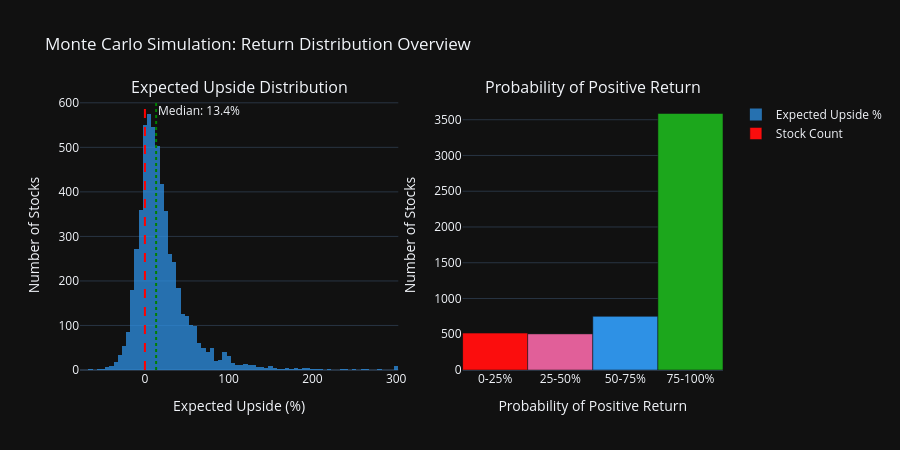

Notebook cell for this chart:
### Markdown cell above
### 4.1 Expected Upside Distribution

### Code cell
fig = make_subplots(
    rows=1, cols=2,
    subplot_titles=("Expected Upside Distribution", "Probability of Positive Return"),
    column_widths=[0.55, 0.45],
)

# Clip extreme outliers for better visualization
upside_clipped = mc["expected_upside_pct"].clip(-100, 300)

fig.add_trace(
    go.Histogram(
        x=upside_clipped,
        nbinsx=80,
        marker_color=COLORS[0],
        opacity=0.75,
        name="Expected Upside %",
    ),
    row=1, col=1,
)
fig.add_vline(x=0, line_dash="dash", line_color="red", row=1, col=1)
fig.add_vline(
    x=mc["expected_upside_pct"].median(),
    line_dash="dot", line_color="green",
    annotation_text=f"Median: {mc['expected_upside_pct'].median():.1f}%",
    row=1, col=1,
)

# Probability of positive return - pie chart
prob_bins = pd.cut(mc["prob_positive_upside"], bins=[0, 25, 50, 75, 100], labels=["0-25%", "25-50%", "50-75%", "75-100%"])
prob_counts = prob_bins.value_counts().sort_index()
fig.add_trace(
    go.Bar(
        x=prob_counts.index.astype(str),
        y=prob_counts.values,
        marker_color=[COLORS[3], COLORS[1], COLORS[0], COLORS[2]],
        name="Stock Count",
    ),
    row=1, col=2,
)

fig.update_layout(
    title="Monte Carlo Simulation: Return Distribution Overview",
    template=PLOTLY_TEMPLATE,
    height=450,
    showlegend=True,
)
fig.update_xaxes(title_text="Expected Upside (%)", row=1, col=1)
fig.update_xaxes(title_text="Probability of Positive Return", row=1, col=2)
fig.update_yaxes(title_text="Number of Stocks", row=1, col=1)
fig.update_yaxes(title_text="Number of Stocks", row=1, col=2)
fig.show()

### Figure 1 — Plotly figure (JSON) as saved in the notebook; plotly's stock layout.template omitted (floating-point values rounded to 4 significant figures; data arrays with more than 128 entries replaced by an {"elided": "..."} marker saying what was removed)
{"data": [{"marker": {"color": "#2E91E5"}, "name": "Expected Upside %", "nbinsx": 80, "opacity": 0.75, "x": {"elided": "5593 float values"}, "type": "histogram", "xaxis": "x", "yaxis": "y"}, {"marker": {"color": ["#FB0D0D", "#E15F99", "#2E91E5", "#1CA71C"]}, "name": "Stock Count", "x": ["0-25%", "25-50%", "50-75%", "75-100%"], "y": [516, 505, 750, 3587], "type": "bar", "xaxis": "x2", "yaxis": "y2"}], "layout": {"xaxis": {"anchor": "y", "domain": [0.0, 0.495], "title": {"text": "Expected Upside (%)"}}, "yaxis": {"anchor": "x", "domain": [0.0, 1.0], "title": {"text": "Number of Stocks"}}, "xaxis2": {"anchor": "y2", "domain": [0.595, 1.0], "title": {"text": "Probability of Positive Return"}}, "yaxis2": {"anchor": "x2", "domain": [0.0, 1.0], "title": {"text": "Number of Stocks"}}, "annotations": [{"font": {"size": 16}, "showarrow": false, "text": "Expected Upside Distribution", "x": 0.2475, "xanchor": "center", "xref": "paper", "y": 1.0, "yanchor": "bottom", "yref": "paper"}, {"font": {"size": 16}, "showarrow": false, "text": "Probability of Positive Return", "x": 0.7975, "xanchor": "center", "xref": "paper", "y": 1.0, "yanchor": "bottom", "yref": "paper"}, {"showarrow": false, "text": "Median: 13.4%", "x": 13.39, "xanchor": "left", "xref": "x", "y": 1, "yanchor": "top", "yref": "y domain"}], "shapes": [{"line": {"color": "red", "dash": "dash"}, "type": "line", "x0": 0, "x1": 0, "xref": "x", "y0": 0, "y1": 1, "yref": "y domain"}, {"line": {"color": "green", "dash": "dot"}, "type": "line", "x0": 13.39, "x1": 13.39, "xref": "x", "y0": 0, "y1": 1, "yref": "y domain"}], "title": {"text": "Monte Carlo Simulation: Return Distribution Overview"}, "height": 450, "showlegend": true}}
